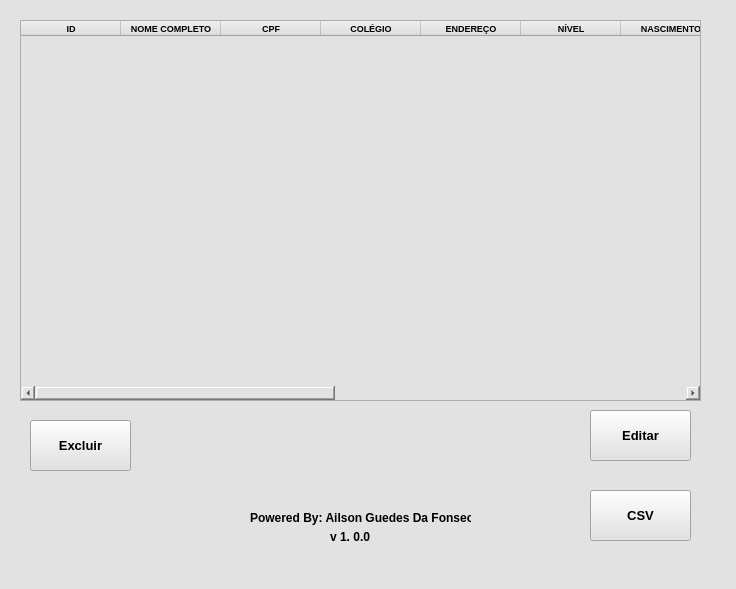
<?xml version="1.0" encoding="UTF-8"?>
<ui version="4.0">
 <class>MainWindow</class>
 <widget class="QMainWindow" name="MainWindow">
  <property name="geometry">
   <rect>
    <x>0</x>
    <y>0</y>
    <width>736</width>
    <height>589</height>
   </rect>
  </property>
  <property name="windowTitle">
   <string>MainWindow</string>
  </property>
  <property name="styleSheet">
   <string notr="true">background-color: rgb(226, 226, 226);</string>
  </property>
  <widget class="QWidget" name="centralwidget">
   <widget class="QPushButton" name="pushButton_4">
    <property name="geometry">
     <rect>
      <x>30</x>
      <y>420</y>
      <width>101</width>
      <height>51</height>
     </rect>
    </property>
    <property name="font">
     <font>
      <pointsize>10</pointsize>
      <weight>75</weight>
      <bold>true</bold>
     </font>
    </property>
    <property name="text">
     <string>Excluir</string>
    </property>
   </widget>
   <widget class="QPushButton" name="pushButton_5">
    <property name="geometry">
     <rect>
      <x>590</x>
      <y>490</y>
      <width>101</width>
      <height>51</height>
     </rect>
    </property>
    <property name="font">
     <font>
      <pointsize>10</pointsize>
      <weight>75</weight>
      <bold>true</bold>
     </font>
    </property>
    <property name="text">
     <string>CSV</string>
    </property>
   </widget>
   <widget class="QPushButton" name="pushButton_3">
    <property name="geometry">
     <rect>
      <x>590</x>
      <y>410</y>
      <width>101</width>
      <height>51</height>
     </rect>
    </property>
    <property name="font">
     <font>
      <pointsize>10</pointsize>
      <weight>75</weight>
      <bold>true</bold>
     </font>
    </property>
    <property name="text">
     <string>Editar</string>
    </property>
   </widget>
   <widget class="QTableWidget" name="tableWidget">
    <property name="geometry">
     <rect>
      <x>20</x>
      <y>20</y>
      <width>681</width>
      <height>381</height>
     </rect>
    </property>
    <property name="font">
     <font>
      <pointsize>9</pointsize>
      <weight>75</weight>
      <bold>true</bold>
     </font>
    </property>
    <column>
     <property name="text">
      <string>ID</string>
     </property>
     <property name="font">
      <font>
       <pointsize>7</pointsize>
       <weight>75</weight>
       <bold>true</bold>
      </font>
     </property>
    </column>
    <column>
     <property name="text">
      <string>NOME COMPLETO</string>
     </property>
     <property name="font">
      <font>
       <pointsize>7</pointsize>
       <weight>75</weight>
       <bold>true</bold>
      </font>
     </property>
    </column>
    <column>
     <property name="text">
      <string>CPF</string>
     </property>
     <property name="font">
      <font>
       <pointsize>7</pointsize>
       <weight>75</weight>
       <bold>true</bold>
      </font>
     </property>
    </column>
    <column>
     <property name="text">
      <string>COLÉGIO</string>
     </property>
     <property name="font">
      <font>
       <pointsize>7</pointsize>
       <weight>75</weight>
       <bold>true</bold>
      </font>
     </property>
    </column>
    <column>
     <property name="text">
      <string>ENDEREÇO</string>
     </property>
     <property name="font">
      <font>
       <pointsize>7</pointsize>
       <weight>75</weight>
       <bold>true</bold>
      </font>
     </property>
    </column>
    <column>
     <property name="text">
      <string>NÍVEL</string>
     </property>
     <property name="font">
      <font>
       <pointsize>7</pointsize>
       <weight>75</weight>
       <bold>true</bold>
      </font>
     </property>
    </column>
    <column>
     <property name="text">
      <string>NASCIMENTO</string>
     </property>
     <property name="font">
      <font>
       <pointsize>7</pointsize>
       <weight>75</weight>
       <bold>true</bold>
      </font>
     </property>
    </column>
    <column>
     <property name="text">
      <string>SEXO</string>
     </property>
     <property name="font">
      <font>
       <pointsize>7</pointsize>
       <weight>75</weight>
       <bold>true</bold>
      </font>
     </property>
    </column>
    <column>
     <property name="text">
      <string>CONTRATAÇÃO</string>
     </property>
     <property name="font">
      <font>
       <pointsize>7</pointsize>
       <weight>75</weight>
       <bold>true</bold>
      </font>
     </property>
    </column>
    <column>
     <property name="text">
      <string>PLANO DE SAÚDE</string>
     </property>
     <property name="font">
      <font>
       <pointsize>7</pointsize>
       <weight>75</weight>
       <bold>true</bold>
      </font>
     </property>
    </column>
    <column>
     <property name="text">
      <string>VALOR DO PLANO</string>
     </property>
     <property name="font">
      <font>
       <pointsize>7</pointsize>
       <weight>75</weight>
       <bold>true</bold>
      </font>
     </property>
    </column>
    <column>
     <property name="text">
      <string>CELULAR</string>
     </property>
     <property name="font">
      <font>
       <pointsize>7</pointsize>
       <weight>75</weight>
       <bold>true</bold>
      </font>
     </property>
    </column>
    <column>
     <property name="text">
      <string>OBSERVAÇÕES</string>
     </property>
     <property name="font">
      <font>
       <pointsize>7</pointsize>
       <weight>75</weight>
       <bold>true</bold>
      </font>
     </property>
    </column>
   </widget>
   <widget class="QLabel" name="label_14">
    <property name="geometry">
     <rect>
      <x>330</x>
      <y>530</y>
      <width>47</width>
      <height>13</height>
     </rect>
    </property>
    <property name="font">
     <font>
      <weight>75</weight>
      <bold>true</bold>
     </font>
    </property>
    <property name="text">
     <string>v 1. 0.0</string>
    </property>
   </widget>
   <widget class="QLabel" name="label_15">
    <property name="geometry">
     <rect>
      <x>250</x>
      <y>510</y>
      <width>221</width>
      <height>16</height>
     </rect>
    </property>
    <property name="font">
     <font>
      <weight>75</weight>
      <bold>true</bold>
     </font>
    </property>
    <property name="text">
     <string>Powered By: Ailson Guedes Da Fonseca</string>
    </property>
   </widget>
  </widget>
  <widget class="QMenuBar" name="menubar">
   <property name="geometry">
    <rect>
     <x>0</x>
     <y>0</y>
     <width>736</width>
     <height>21</height>
    </rect>
   </property>
  </widget>
  <widget class="QStatusBar" name="statusbar"/>
 </widget>
 <resources/>
 <connections/>
</ui>
